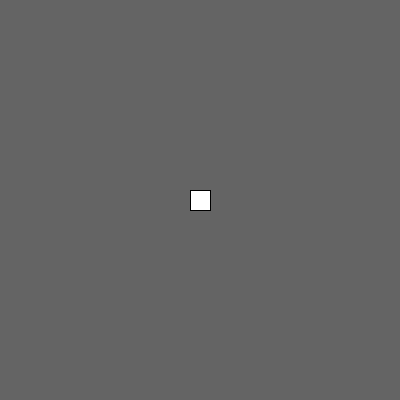
Frame 1 (no input)
Frame 60 (the mouse pressed at the canvas centre just before this capture): identical to frame 1, image omitted
Frame 120 (the mouse held since frame 60 and released just before this capture): identical to frame 1, image omitted

The Processing sketch that drew this single still picture (run headless with seeded random() and noise(); from frame 60 on, the mouse is pressed at the canvas centre):

// Processing sketch: moveAtAngle
// ── moveAtAngle.pde
float ellipseX, ellipseY, ellipseXSpeed, ellipseYSpeed;
float maxSpeed = 10;
boolean drawEllipse = false;
void setup() {
  size(400, 400);
  rectMode(CENTER);
}
void draw() {
  background(100);
  rect(width/2, height/2, 20, 20);
  if (drawEllipse) {
    ellipseX += ellipseXSpeed;
    ellipseY += ellipseYSpeed;
    ellipse(ellipseX, ellipseY, 20, 20);
  }
}
void mousePressed() {
  drawEllipse= true;
  ellipseX = width/2;
  ellipseY = height/2;
  
  float angle = atan2(mouseY - height/2, mouseX - width/2);  
  ellipseXSpeed = cos(angle)*maxSpeed;
  ellipseYSpeed = sin(angle)*maxSpeed;
}
